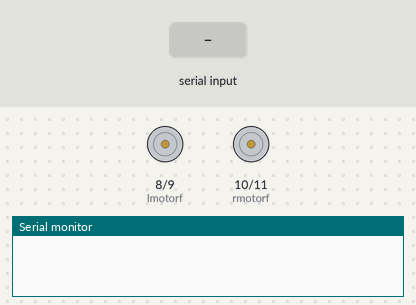
A sketch run on a simulated Arduino Uno, built with avr-gcc and run on an emulated ATmega328P. On the bench: motor-driver pin pairs drawn as motors (green arrow = first pin HIGH = forward, orange = second pin HIGH = backward, longer = more drive), the last lines printed to the serial monitor. The inputs (shaded band) are chosen by the test bench.

Above: at 1.2 s.
1.3 s: "1\n" received over Serial
At 1.6 s:
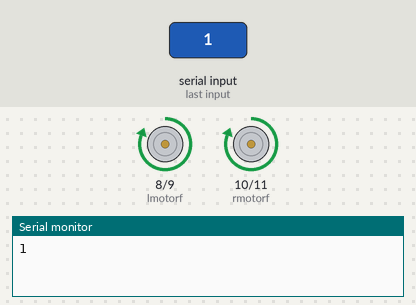
2.8 s: byte 51 ('3') received over Serial
At 3.9 s:
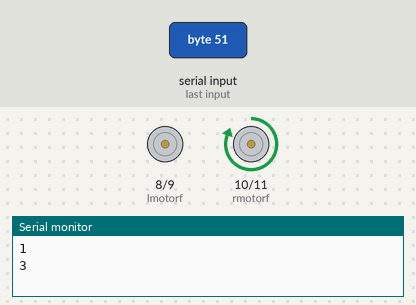
4.3 s: byte 50 ('2') received over Serial
At 5.1 s:
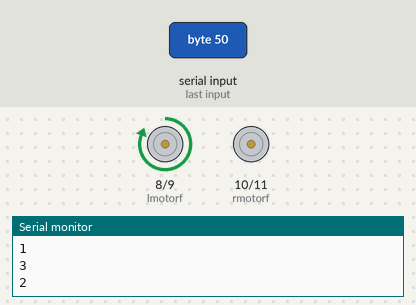
5.8 s: byte 52 ('4') received over Serial
At 6.2 s:
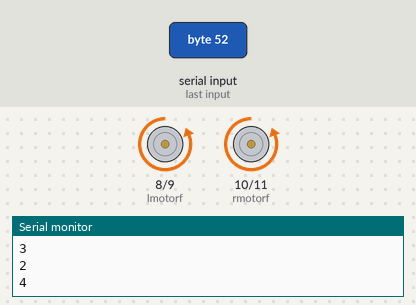
7.3 s: byte 55 ('7') received over Serial
At 8.5 s:
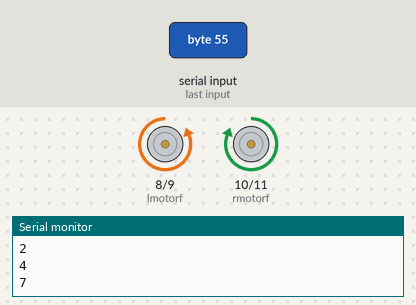
8.8 s: byte 54 ('6') received over Serial
At 9.7 s:
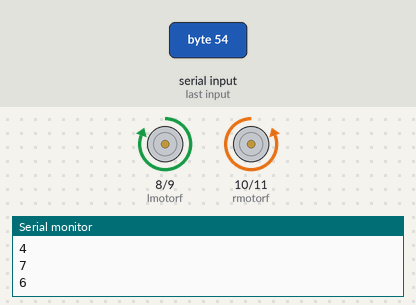
Timing chart, 0 to 11.3 s (numbered marks = the images above; inputs shaded):
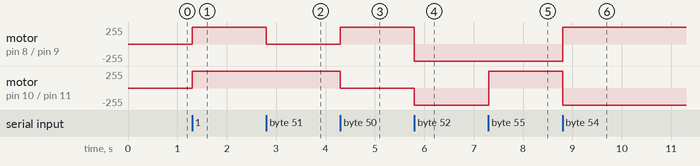

Measured:
- after the input at 1.3 s, motor on pin 8 (lmotorf) / pin 9 (lmotorb), motor on pin 10 (rmotorf) / pin 11 (rmotorb): stopped → forward 255/255 at once
- after the input at 2.8 s, motor on pin 8 (lmotorf) / pin 9 (lmotorb): forward 255/255 → stopped at once
- after the input at 4.3 s, motor on pin 8 (lmotorf) / pin 9 (lmotorb): stopped → forward 255/255 at once; motor on pin 10 (rmotorf) / pin 11 (rmotorb): forward 255/255 → stopped at once
- after the input at 5.8 s, motor on pin 8 (lmotorf) / pin 9 (lmotorb): forward 255/255 → backward 255/255 at once; motor on pin 10 (rmotorf) / pin 11 (rmotorb): stopped → backward 255/255 at once
- after the input at 7.3 s, motor on pin 10 (rmotorf) / pin 11 (rmotorb): backward 255/255 → forward 255/255 at once
- after the input at 8.8 s, motor on pin 8 (lmotorf) / pin 9 (lmotorb): backward 255/255 → forward 255/255 at once; motor on pin 10 (rmotorf) / pin 11 (rmotorb): forward 255/255 → backward 255/255 at once

The sketch:

ANDROCAR.ino
```cpp
#define lmotorf 8
#define lmotorb 9
#define rmotorf 10
#define rmotorb 11
char data = '0';
void setup() {
  // put your setup code here, to run once:
 Serial.begin(9600);
  pinMode(lmotorf,OUTPUT);
  pinMode(rmotorf,OUTPUT);
  pinMode(lmotorb,OUTPUT);
  pinMode(rmotorb,OUTPUT);
}

void loop() {
  // put your main code here, to run repeatedly:
  if(Serial.available() > 0)      // Send data only when you receive data:
   {
      data = Serial.read();        //Read the incoming data & store into data
      Serial.print(data);          //Print Value inside data in Serial monitor
      Serial.print("\n");
      if(data == '1')              // FORWARD
      {
    digitalWrite(lmotorf,HIGH);
    digitalWrite(rmotorf,HIGH);
    digitalWrite(lmotorb,LOW);
    digitalWrite(rmotorb,LOW);
      }
      else if(data == '3')          //LEFT
      {
    digitalWrite(lmotorf,HIGH);
    digitalWrite(rmotorf,HIGH);
    digitalWrite(lmotorb,HIGH);
    digitalWrite(rmotorb,LOW);
      }
      else if(data == '2')          //RIGHT
      {
    digitalWrite(lmotorf,HIGH);
    digitalWrite(rmotorf,HIGH);
    digitalWrite(lmotorb,LOW);
    digitalWrite(rmotorb,HIGH);
      }
      else if(data == '4')          //BACKWARD
      {
    digitalWrite(lmotorf,LOW);
    digitalWrite(rmotorf,LOW);
    digitalWrite(lmotorb,HIGH);
    digitalWrite(rmotorb,HIGH);
      }
      else if(data == '5')          //STOP
      {
    digitalWrite(lmotorf,LOW);
    digitalWrite(rmotorf,LOW);
    digitalWrite(lmotorb,LOW);
    digitalWrite(rmotorb,LOW);
      }
    else if(data == '7')            //SLOW LEFT
      {
    digitalWrite(lmotorf,LOW);
    digitalWrite(rmotorf,HIGH);
    digitalWrite(lmotorb,HIGH);
    digitalWrite(rmotorb,LOW);
      }
       else if(data == '6')         //SLOW RIGHT
      {
    digitalWrite(lmotorf,HIGH);
    digitalWrite(rmotorf,LOW);
    digitalWrite(lmotorb,LOW);
    digitalWrite(rmotorb,HIGH);
      }
       else if(data == '9')         //BACK LEFT
      {
    digitalWrite(lmotorf,LOW);
    digitalWrite(rmotorf,LOW);
    digitalWrite(lmotorb,LOW);
    digitalWrite(rmotorb,HIGH);
      }
    else if(data == '8')            //BACK RIGHT
      {
    digitalWrite(lmotorf,LOW);
    digitalWrite(rmotorf,LOW);
    digitalWrite(lmotorb,HIGH );
    digitalWrite(rmotorb,LOW);
      }
   }

}
```
